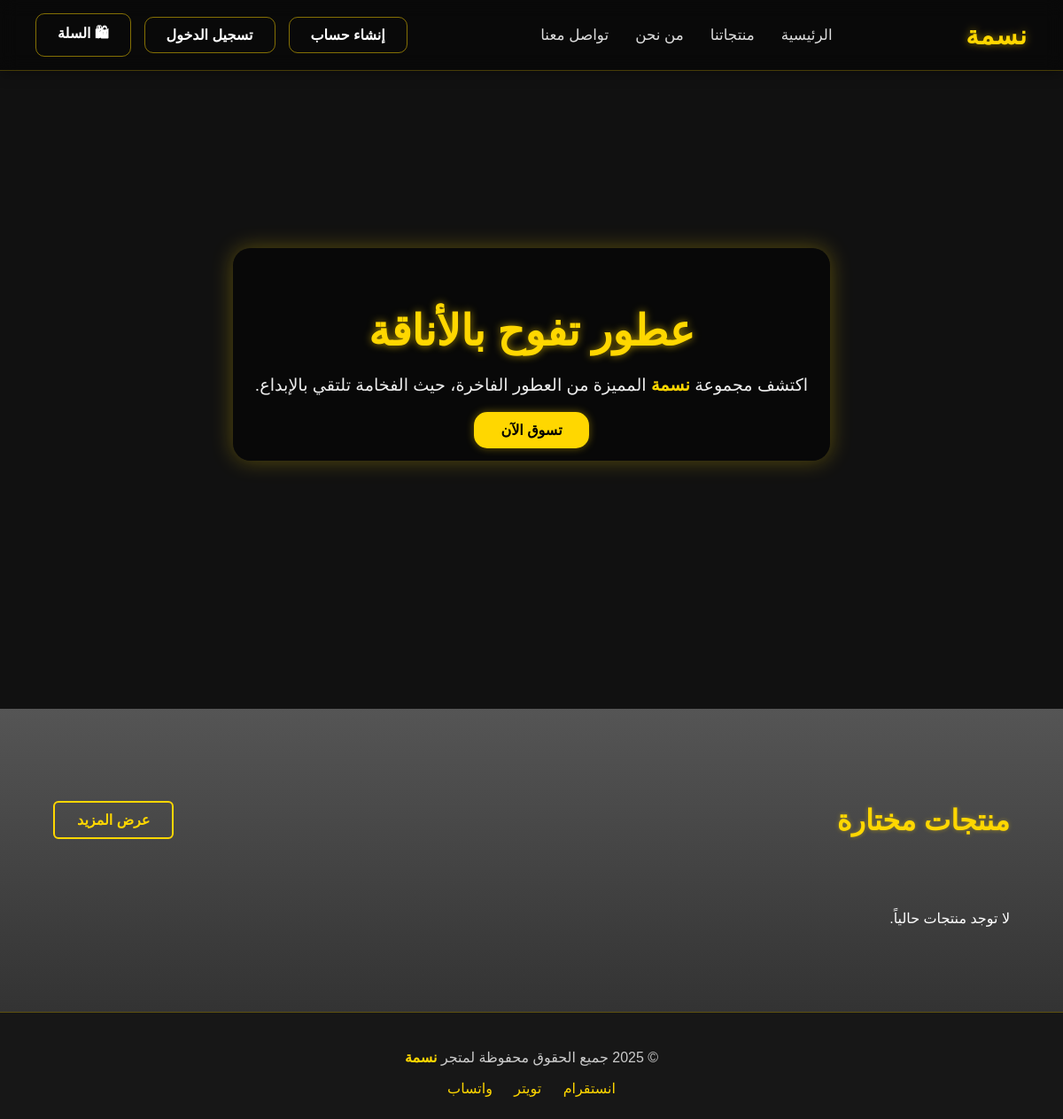
The app's page /, older data.
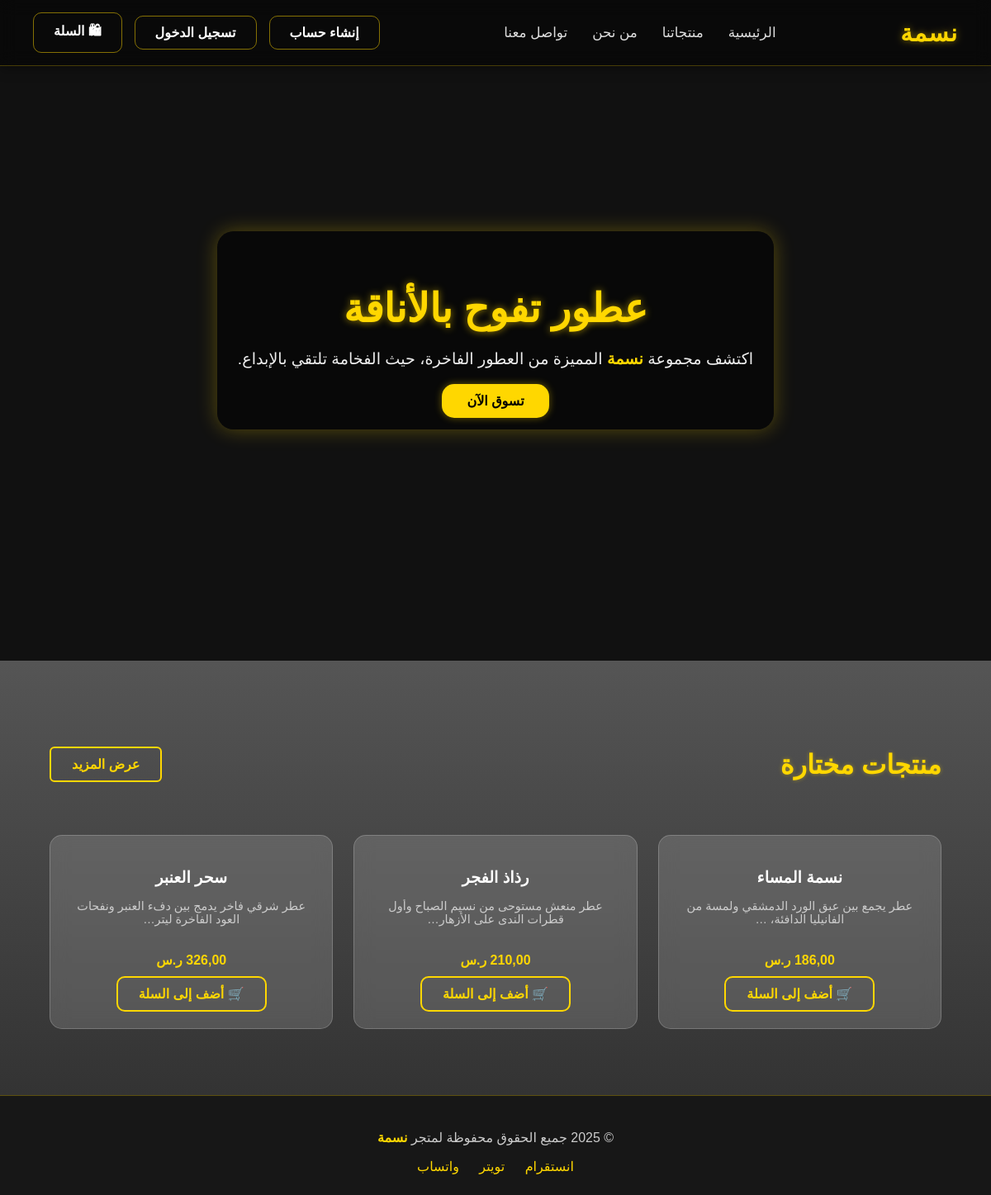
The same page, newer data.
### shop/models.py (models this page shows, shortened)
class Product(models.Model):
    name = models.CharField(
        max_length=100,
        verbose_name="اسم المنتج"
    )
    price = models.DecimalField(
        max_digits=8,
        decimal_places=2,
        verbose_name="السعر (ر.س)"
    )
    image = CloudinaryField(
        "صورة المنتج",
        folder="products",        # مجلد مخصص داخل Cloudinary
        blank=True,
        null=True
    )
    description = models.TextField(
        verbose_name="وصف المنتج",
        max_length=500,
        blank=True,
        null=True,
        help_text="أدخل وصفًا موجزًا يوضح مميزات العطر."
    )
    size_ml = models.PositiveIntegerField(
        verbose_name="الحجم (مل)",
        default=100,
        help_text="مثلاً: 50 أو 100"
    )
    created_at = models.DateTimeField(
        auto_now_add=True,
        verbose_name="تاريخ الإضافة"
    )
    class Meta:
        verbose_name = "منتج"
        verbose_name_plural = "المنتجات"
        ordering = ["-created_at"]  # الأحدث أولاً

### shop/views.py (the view)
# urls.py: path("", views.home_page, name="home"),
def home_page(request):
    featured_products = Product.objects.all()[:3]
    return render(request, "home.html", {"featured_products": featured_products})

### templates/home.html (shortened to what this page needs)
{% load static %}
{% load cloudinary %}
{% include 'header.html' %}
<main>
  <section class="hero">
    <video autoplay muted loop playsinline class="hero-video">
      <source src="{% static 'videos/257927_tiny.mp4' %}" type="video/mp4">
    </video>
    <div class="hero-content">
      <h1>عطور تفوح بالأناقة</h1>
      <p>اكتشف مجموعة <span>نسمة</span> المميزة من العطور الفاخرة، حيث الفخامة تلتقي بالإبداع.</p>
      <a href="#featured-products" class="cta">تسوق الآن</a>
    </div>
  </section>
  <section id="featured-products" class="featured-products">
    <div class="section-header">
      <h2>منتجات مختارة</h2>
      <a href="{% url 'products' %}" class="cta-black">عرض المزيد</a>
    </div>
    <div class="products-grid">
      {% for product in featured_products %}
        <div class="product-card">
          <h3>{{ product.name }}</h3>
          <p>{{ product.description|truncatechars:60 }}</p>
          <div class="price">{{ product.price }} ر.س</div>
          <a href="{% url 'add_to_cart' product.id %}" class="add-btn" onclick="showToast('{{ product.name }}')">
            🛒 أضف إلى السلة
          </a>
        </div>
      {% empty %}
        <p>لا توجد منتجات حالياً.</p>
      {% endfor %}
    </div>
  </section>
</main>
{% include 'footer.html' %}

Row changes from the older to the newer data that the page shows:
added Product: name "نسمة المساء", description "عطر يجمع بين عبق الورد الدمشقي ولمسة من الفانيليا الدافئة، …"
added Product: name "رذاذ الفجر", description "عطر منعش مستوحى من نسيم الصباح وأول قطرات الندى على الأزهار…"
added Product: name "سحر العنبر", description "عطر شرقي فاخر يدمج بين دفء العنبر ونفحات العود الفاخرة ليتر…", price "326,00"
Text that changed along with them:
text no longer shown: "لا توجد منتجات حالياً."
